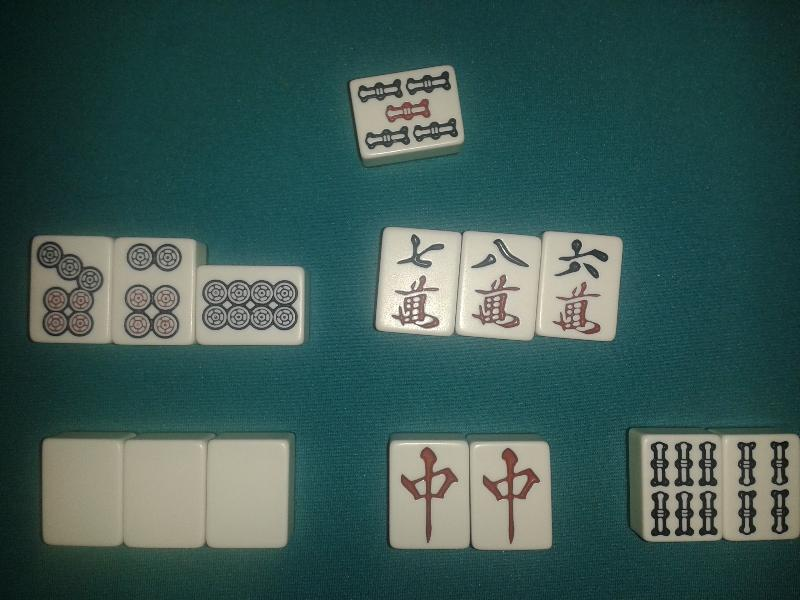
#> input picture test/test_data/test_001.jpg, 800 x 600 px, found by its file name; its folder holds only this picture in this run
$ python detect_clusters.py
#> lines starting #> are read from the running program, lines starting #| are printed output that depends on the picture; after the words box and inside, x2 and y2 are one past the last pixel; in counts of white or black regions, pixels touching at a corner belong together
#> further down, image is the input picture: shape (600, 800, 3); mean B, G, R 84.4, 89, 60.5
import numpy as np
import cv2
import os

def contours_count(image):
    contours = fetch_contours(image,100)
    return len(contours)

def fetch_contours(image, min_length):
#> called with min_length = 100
    hsv = cv2.cvtColor(image, cv2.COLOR_BGR2HSV)
#> hsv: shape (600, 800, 3); mean H, S, V 72.9, 121.2, 90.7
    val_channel = hsv[:,:,2]
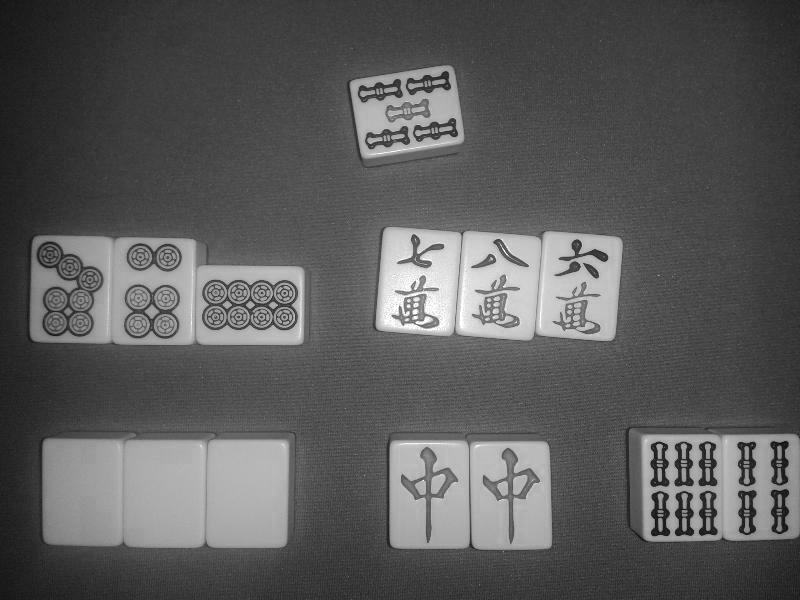
#> val_channel: shape (600, 800); min 4, max 255, mean 90.7
    retv, val_mask = cv2.threshold(val_channel,0,255,cv2.THRESH_BINARY+cv2.THRESH_OTSU)
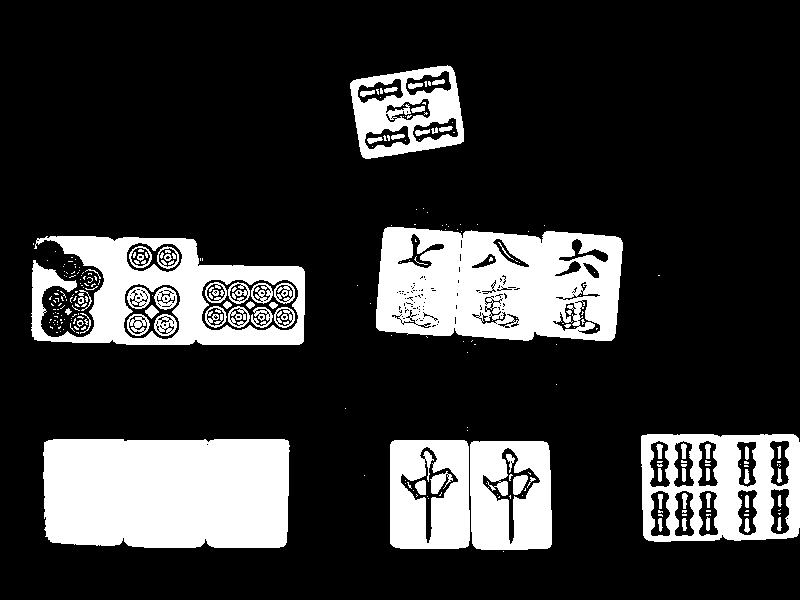
#> val_mask: shape (600, 800); 20.8% white; 277 white regions (204 under 20 px), largest, box (x1, y1, x2, y2) and area: (43, 439, 290, 548) 26086, (376, 227, 623, 341) 22431, (31, 236, 305, 345) 13773
#> retv = 120
    #apply closing in order to remove 'holes' in our tiles
    kernel = np.ones((7,7),np.uint8) #the kernel size has to be adapted if we use smaller samples
    closed_enough = cv2.morphologyEx(val_mask, cv2.MORPH_CLOSE, kernel)
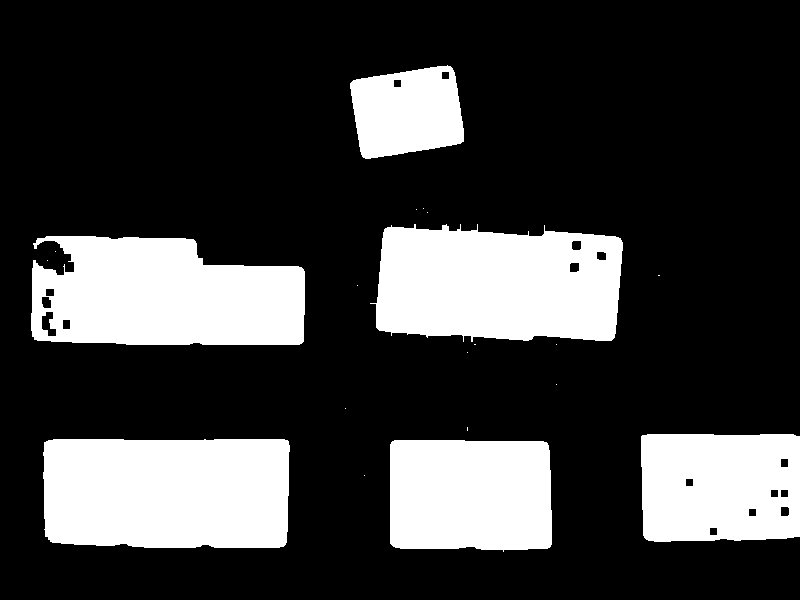
#> closed_enough: shape (600, 800); 24.6% white; 20 white regions (14 under 20 px)
    """
    Find contours in each candidate region.
    We use RETR_EXTERNAL because we're not interested in inner sub-regions
    """
    contours, hier = cv2.findContours(closed_enough,cv2.RETR_EXTERNAL,cv2.CHAIN_APPROX_SIMPLE)
#> contours = 20 contours, 14 with area under 20; largest, box (x1, y1, x2, y2) and area: (43, 439, 290, 548) 25799, (370, 224, 623, 342) 24992, (31, 236, 305, 345) 24690, (390, 440, 552, 552) 17179, (641, 434, 800, 542) 16454, (350, 65, 464, 159) 8284
    """
    Avoid counting contours that surely don't belong to a tile.
    I noticed a value channel based approach is sensible to noise and creates many 0 length contours.
    This explains the condition in the returned list:
    at the resolution we're working at a tile contour should be certainly larger than 100 pixels.
    """
#> (the run stopped early here; a loop or call above may not have finished)
